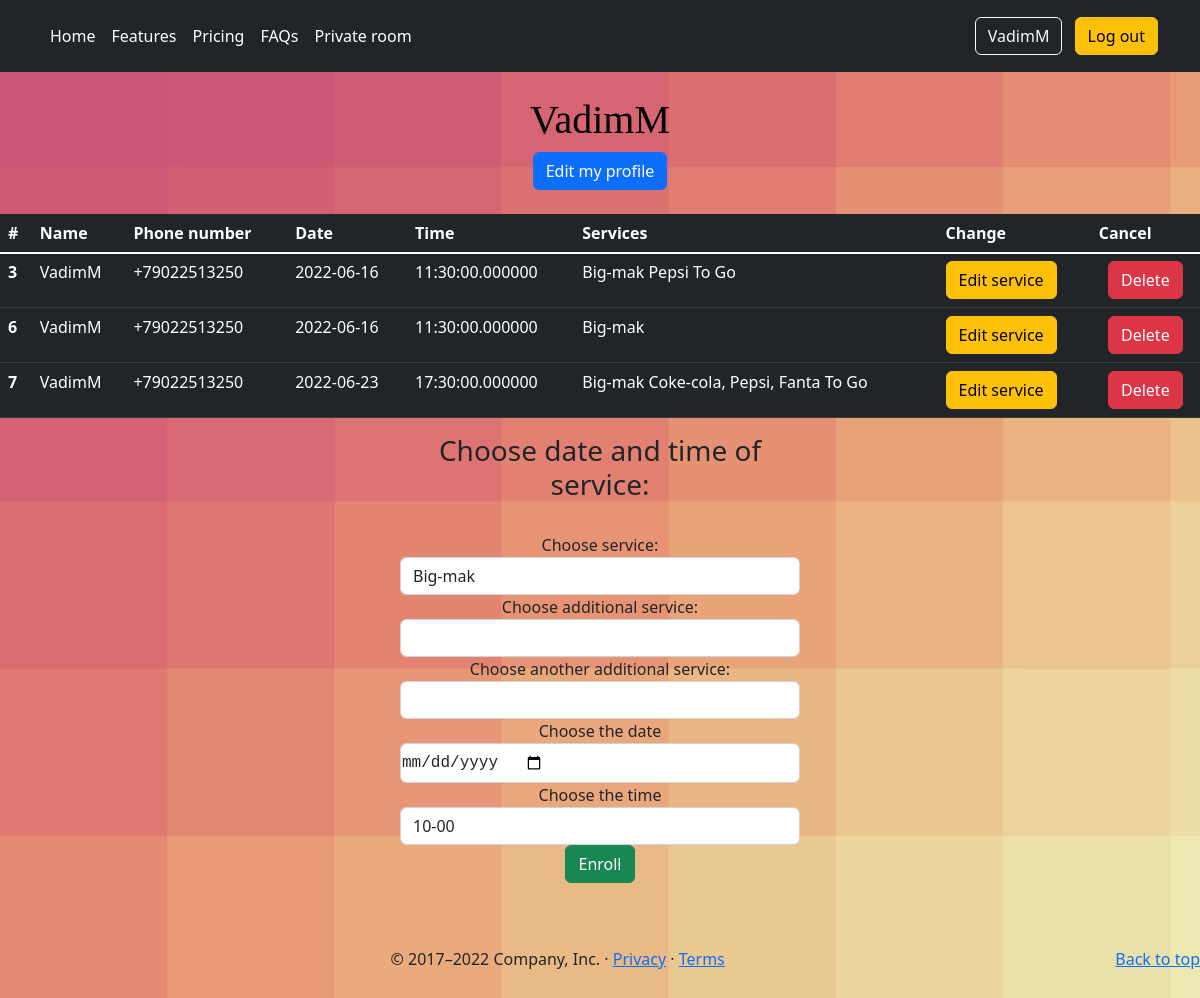
Page /user/VadimM (signed in) on the earlier database version.
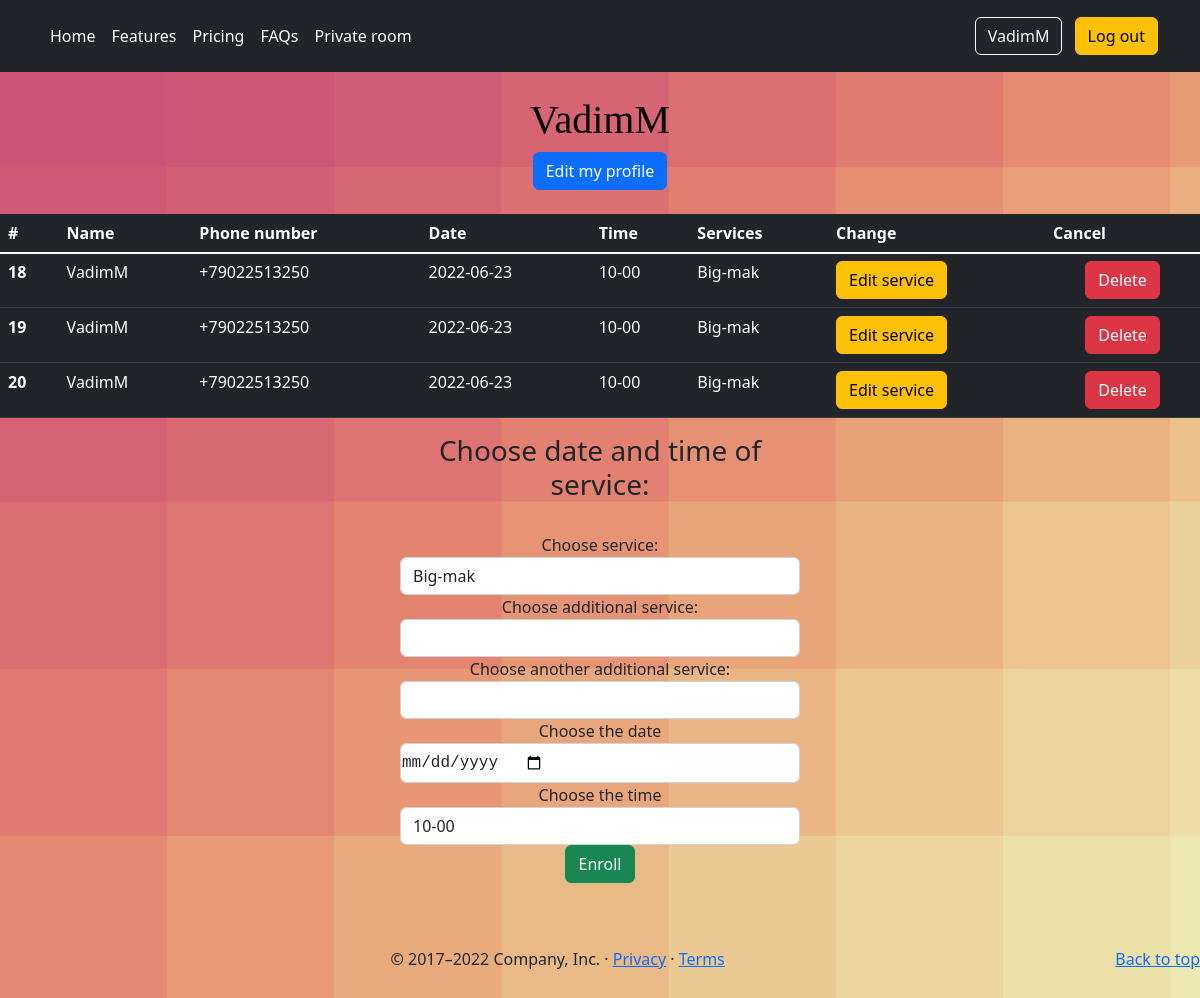
Same page on the later database version.
### app/models.py (models this page shows, shortened)
class User(UserMixin, db.Model):
    __tablename__ = 'user'
    id = db.Column(db.Integer, primary_key=True)
    username = db.Column(db.String(64), index=True, unique=True)
    phone_number = db.Column(db.String(120), index=True, unique=True)
    password_hash = db.Column(db.String(128))
    about_me = db.Column(db.String(140))  # TODO does this really need
    last_seen = db.Column(db.String, default=datetime.now().date())
    services = db.relationship('Service', backref='client', lazy='dynamic')

class Service(db.Model):
    __tablename__ = 'service'
    id = db.Column(db.Integer, primary_key=True)
    service1 = db.Column(db.String(60), index=True, nullable=False)
    service2 = db.Column(db.String(60), index=True)
    service3 = db.Column(db.String(60), index=True)
    service_date = db.Column(db.Date, index=True, nullable=False)
    service_time = db.Column(db.String, index=True, nullable=False)
    user_id = db.Column(db.Integer, db.ForeignKey('user.id'))

### app/routes.py (the view)
@app.route('/user/<username>', methods=['GET', 'POST'])
@login_required
def user(username):
    form = Services()
    user = User.query.filter_by(username=username).first()
    current_date = datetime.now().date()
    services = Service.query.filter_by(user_id=user.id)
    return render_template('user.html', user=user, title=username, form=form, services=services, date=current_date)

### app/forms.py
class Services(FlaskForm):
    service1 = SelectField('Choose service:', choices=['Big-mak', 'Chicken Burger', 'Cheeseburger'],
                           render_kw={'placeholder': '12341'})
    service2 = SelectField('Choose additional service:', choices=['', 'Coke-cola', 'Pepsi', 'Fanta'],
                           validate_choice=False)
    service3 = SelectField('Choose another additional service:', choices=['', 'At the place', 'To Go', 'Delivery'],
                           validate_choice=False)
    service_date = DateField('Choose the date', validators=[InputRequired()],
                             format='%Y-%m-%d', render_kw={"min": datetime.now().date()})
    service_time = SelectField('Choose the time', choices=['10-00', '12-00', '14-00', '16-00', '18-00'],
                               validators=[InputRequired(), validate_date_time])
    submit = SubmitField('Enroll', render_kw={'class': 'btn btn-info'})

### app/models.py (called while the page is built)
@login.user_loader
def load_user(id):
    return User.query.get(int(id))

### app/routes.py (called while the page is built)
@app.before_request
def before_request():
    if current_user.is_authenticated:
        current_user.last_seen = datetime.now().date()
        db.session.commit()

### app/templates/user.html (shortened to what this page needs)
{% extends "base.html" %}
{% import "bootstrap/wtf.html" as wtf %}
{% block body %}
<head>
</head>
<body>
<main>
    <br>
    <tr>
        <td>
            {% if user == current_user %}
            <h1>{{ user.username }}</h1>
            {% endif %}
            <a type="button" class="btn btn-primary" href="{{ url_for('edit_profile') }}">Edit my profile</a>
        </td>
    </tr>
    <br><br>
    <table class="table table-dark">
        <thead>
        <tr>
            <th scope="col">#</th>
            <th scope="col">Name</th>
            <th scope="col">Phone number</th>
            <th scope="col">Date</th>
            <th scope="col">Time</th>
            <th scope="col">Services</th>
            <th scope="col">Change</th>
            <th scope="col">Cancel</th>
        </tr>
        </thead>
        <tbody class="table-group-divider">
        {% for service in services %}
        <tr>
            {% if user == current_user %}
            {% if service.service_date > date %}
            <th scope="row">{{ service.id }}</th>
            <td>{{ user.username }}</td>
            <td>{{ user.phone_number }}</td>
            <td>{{ service.service_date }}</td>
            <td>{{ service.service_time }}</td>
            <td>{{ service.service1 }} {{ service.service2 }} {{ service.service3 }}</td>
            <td><a type="button" class="btn btn-warning" href="{{ url_for('edit_service', service_id=service.id ) }}">Edit service</a>
            <td><form action="{{ url_for('delete_service', service_id=service.id) }}" method=post>
            <input type=submit class="btn btn-danger" value="Delete"></form></td>
            {% endif %}
            {% endif %}
        </tr>
        {% endfor %}
        </tbody>
    </table>
    <form action="{{ url_for('add_service') }}" method="post">
        <h3><label>Choose date and time of service:</label></h3><br>
        {{ wtf.quick_form(form, button_map={'submit': 'success'}) }}
    </form>
    <br><br>
</main>
</body>
{% endblock %}

### app/templates/base.html (shortened to what this page needs)
<html lang="en">
<head>
    {% block style %}
    <link href="{{ url_for('static', filename='css/carousel.css')}}" rel="stylesheet">
    {% endblock %}
</head>
<body>
{% block header %}
<header class="p-3 bg-dark text-white">
    <div class="container">
        <div class="d-flex flex-wrap align-items-center justify-content-center justify-content-lg-start">
            <ul class="nav col-12 col-lg-auto me-lg-auto mb-2 justify-content-center mb-md-0">
                <li><a href="/" class="nav-link px-2 text-white">Home</a></li>
                <li><a href="" class="nav-link px-2 text-white">Features</a></li>
                <li><a href="/pricing" class="nav-link px-2 text-white">Pricing</a></li>
                <li><a href="#" class="nav-link px-2 text-white">FAQs</a></li>
                {% if current_user.username == 'VadimM' %}
                <li><a href="/admin" class="nav-link px-2 text-white">Private room</a></li>
                {% endif %}
            </ul>
            <div class="text-end">
                {% if current_user.is_anonymous %}
                <a class="btn btn-outline-light me-2" href="{{ url_for('login') }}" role="button">Log in</a>
                <a class="btn btn-warning" href="{{ url_for('register') }}" role="button">Register</a>
                {% else %}
                <a class="btn btn-outline-light me-2" href="{{ url_for('user', username=current_user.username) }}"
                   role="button">{{ current_user.username }}</a>
                <a class="btn btn-warning" href="{{ url_for('logout') }}" role="button">Log out</a>
                {% endif %}
            </div>
        </div>
    </div>
</header>
{% endblock %}
<main>
    {% block body %}{% endblock %}
    {% block footer %}
    <footer class="footer mt-auto py-3">
        <p class="float-end"><a href="#">Back to top</a></p>
        <p>&copy; 2017–2022 Company, Inc. &middot; <a href="#">Privacy</a> &middot; <a href="#">Terms</a></p>
    </footer>
    {% endblock %}
</main>
</body>
</html>

### app/templates/base.html (style rules this page uses)
body { background-color: #cc5577; background-attachment: fixed; background-size: cover; }

### app/templates/user.html (style rules this page uses)
body { background-color: #cc5577; background-attachment: fixed; background-size: cover; }
main { vertical-align:middle; margin: 0 auto; vertical-align:middle; max-width: auto; padding: auto; text-align: center; }
h1 { color : #000000; text-align : center; font-family: "SIMPSON"; }
form { margin: 0 auto; padding: auto; text-align: center; max-width: 400px; btn: btn-warning }
input[type="date"] { -webkit-align-items: center; display: -webkit-inline-flex; font-family: monospace; overflow: hidden; background: linear-gradient(to bottom right, rgba(240, 147, 251, 1), rgba(245, 87, 108, 1)) padding: 0; -webkit-padding-start: 1px; }

Differences in the rows shown:
removed Service: id "3", {{ user.username }} "VadimM", {{ user.phone_number }} "+79022513250", service_date "2022-06-16", service_time "11:30:00.000000", service1 "Big-mak", service2 "Pepsi", service3 "To Go"
removed Service: id "6", {{ user.username }} "VadimM", {{ user.phone_number }} "+79022513250", service_date "2022-06-16", service_time "11:30:00.000000", service1 "Big-mak"
removed Service: id "7", {{ user.username }} "VadimM", {{ user.phone_number }} "+79022513250", service_date "2022-06-23", service_time "17:30:00.000000", service1 "Big-mak", service2 "Coke-cola, Pepsi, Fanta", service3 "To Go"
added Service: id "18", {{ user.username }} "VadimM", {{ user.phone_number }} "+79022513250", service_date "2022-06-23", service_time "10-00", service1 "Big-mak"
added Service: id "19", {{ user.username }} "VadimM", {{ user.phone_number }} "+79022513250", service_date "2022-06-23", service_time "10-00", service1 "Big-mak"
added Service: id "20", {{ user.username }} "VadimM", {{ user.phone_number }} "+79022513250", service_date "2022-06-23", service_time "10-00", service1 "Big-mak"
